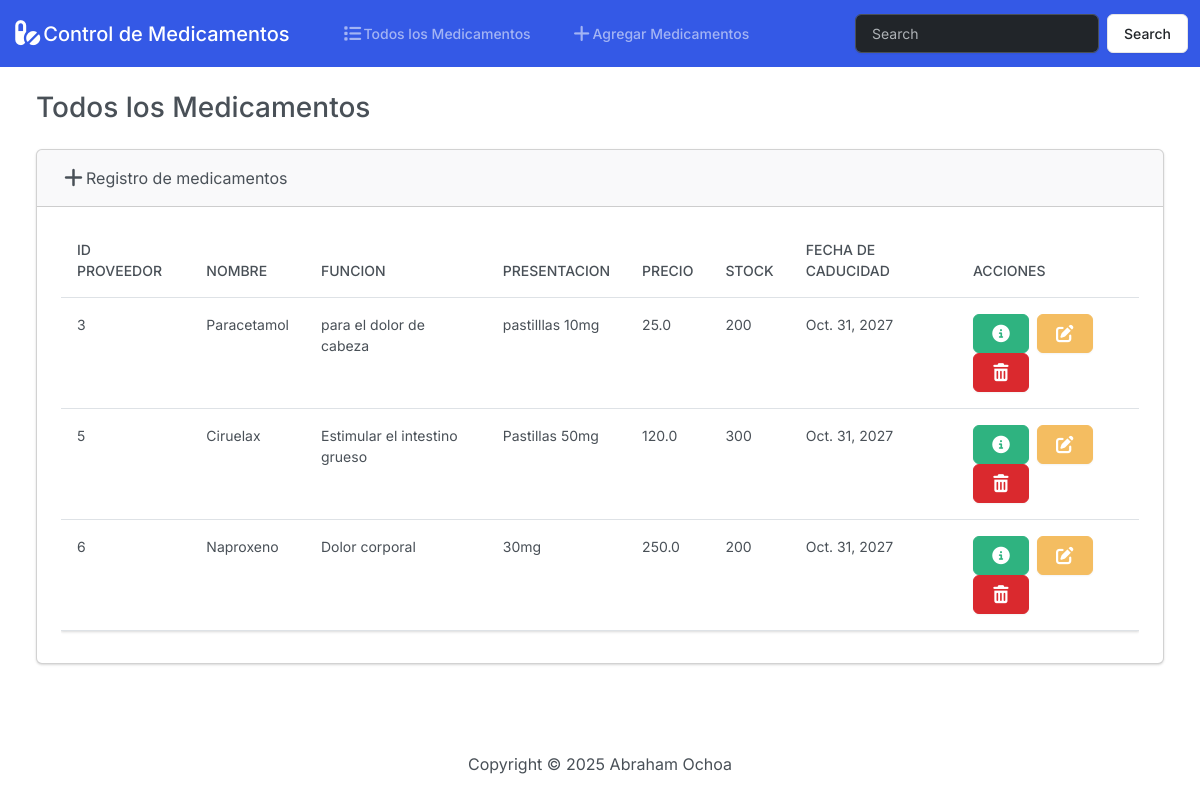
The page / on the database its author committed.
### app_medicamentos/models.py (models this page shows, shortened)
class Medicamento(models.Model):
    id_proveedor = models.IntegerField()
    nombre = models.CharField(max_length=50)
    funcion = models.CharField(max_length=150)
    presentacion = models.CharField(max_length=50)
    precio = models.FloatField()
    stock = models.IntegerField()
    f_caducidad = models.DateField()

### app_medicamentos/views.py (the view)
# urls.py: path('', views.index, name='index'),
def index(request):
    return render(request, 'app_medicamentos/index.html', {
        "medicamentos": Medicamento.objects.all()
    })

### app_medicamentos/templates/app_medicamentos/index.html (shortened to what this page needs)
{% extends "app_medicamentos/base.html" %}
{% block body %}
<h3 class="m-4">Todos los Medicamentos</h3>
                <div class="row">
                    <div class="col-12">
                        {% if medicamentos %}
                        <div class="card bh-light ms-4 me-4 mb-4">
                            <div class="card-header">
                                <i class="fa-solid fa-plus fa-lg"></i>Registro de medicamentos
                            </div>
                            <div class="card-body">
                                <div class="table-responsive">
                                    <table class="table table-hover">
                                        <thead>
                                            <tr>
                                            <th scope="col">ID PROVEEDOR</th>
                                            <th scope="col">NOMBRE</th>
                                            <th scope="col">FUNCION</th>
                                            <th scope="col">PRESENTACION</th>
                                            <th scope="col">PRECIO</th>
                                            <th scope="col">STOCK</th>
                                            <th scope="col">FECHA DE CADUCIDAD</th>
                                            <th scope="col">ACCIONES</th>
                                            </tr>
                                        </thead>
                                        <tbody>
                                            {% for medicamento in medicamentos %}
                                            <td>{{ medicamento.id_proveedor }}</td>
                                            <td>{{ medicamento.nombre }}</td>
                                            <td>{{ medicamento.funcion }}</td>
                                            <td>{{ medicamento.presentacion }}</td>
                                            <td>{{ medicamento.precio }}</td>
                                            <td>{{ medicamento.stock }}</td>
                                            <td>{{ medicamento.f_caducidad }}</td>
                                            <td>
                                                <button type="button" class="btn btn-success me-1" href="{% url 'view_medicamento' medicamento.id %}" data-bs-toggle="modal" data-bs-target="#myModal
                                                {{medicamento.id}}">
                                                </button>
                                                <a class="btn btn-warning me-1" href="{% url 'edit' medicamento.id %}">
                                                </a>
                                                <button type="button" class="btn btn-danger" data-bs-toggle="modal" data-bs-target="#delete{{medicamento.id}}">
                                                </button>
                                            </td>
                                            {% endfor %}
                                        </tbody>
                                    </table>
                                </div>
                            </div>
                        </div>
                        {% else %}
                            <h5 class="alert alert-primary ms-4 me-4">Sin registros de Medicamentos</h5>
                        {% endif %}
                    </div>
                </div>
{% endblock %}

### app_medicamentos/templates/app_medicamentos/base.html (shortened to what this page needs)
{% load static %}
<!DOCTYPE html>
<html lang="en">
    <head>
        <link rel="stylesheet" href="https://cdnjs.cloudflare.com/ajax/libs/font-awesome/7.0.1/css/all.min.css">
        <link href="{% static 'css/bootstrap.css' %}" rel="stylesheet">
        <body class="d-flex flex-column min-vh-100">
            <nav class="navbar navbar-expand-lg bg-primary" data-bs-theme="dark">
                <div class="container-fluid">
                    <a class="navbar-brand" href="{% url 'index' %}">
                        <i class="fa-solid fa-pills fa-lg"></i>Control de Medicamentos
                    </a>
                    <div class="collapse navbar-collapse" id="navbarColor01">
                        <ul class="navbar-nav me-auto">
                            <li class="nav-item">
                            <a class="nav-link" href="{% url 'index' %}">
                                Todos los Medicamentos</a>
                            </li>
                            <li class="nav-item">
                            <a class="nav-link" href="{% url 'add' %}">
                                Agregar Medicamentos</a>
                            </li>
                        </ul>
                    <form class="d-flex">
                        <input class="form-control me-sm-2" type="search" placeholder="Search">
                        <button class="btn btn-secondary my-2 my-sm-0" type="submit">Search</button>
                    </form>
                    </div>
                </div>
                </nav>
            <div class="container-fluid">
                {% block body %}
                {% endblock %}
            </div>
            <footer class="mt-auto mb-4">
                <div class="text-center">
                    <span>
                        Copyright &copy; <script>document.write(new Date().getFullYear())</script> Abraham Ochoa
                    </span>
                </div>
            </footer>
        </body>
    </head>
</html>

### rows shown on the page
Medicamento: id_proveedor "3", nombre "Paracetamol", funcion "para el dolor de cabeza", presentacion "pastilllas 10mg", precio "25.0", stock "200", f_caducidad "Oct. 31, 2027"
Medicamento: id_proveedor "5", nombre "Ciruelax", funcion "Estimular el intestino grueso", presentacion "Pastillas 50mg", precio "120.0", stock "300", f_caducidad "Oct. 31, 2027"
Medicamento: id_proveedor "6", nombre "Naproxeno", funcion "Dolor corporal", presentacion "30mg", precio "250.0", stock "200", f_caducidad "Oct. 31, 2027"
